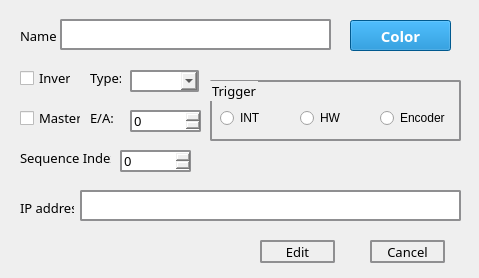
<?xml version="1.0" encoding="UTF-8"?>
<ui version="4.0">
 <class>SetSensor</class>
 <widget class="QWidget" name="SetSensor">
  <property name="geometry">
   <rect>
    <x>0</x>
    <y>0</y>
    <width>479</width>
    <height>278</height>
   </rect>
  </property>
  <property name="font">
   <font>
    <family>Microsoft Tai Le</family>
    <pointsize>10</pointsize>
    <weight>50</weight>
    <bold>false</bold>
   </font>
  </property>
  <property name="windowTitle">
   <string>SetSensor</string>
  </property>
  <widget class="QLabel" name="label">
   <property name="geometry">
    <rect>
     <x>20</x>
     <y>25</y>
     <width>41</width>
     <height>21</height>
    </rect>
   </property>
   <property name="text">
    <string>Name</string>
   </property>
   <property name="textFormat">
    <enum>Qt::AutoText</enum>
   </property>
   <property name="wordWrap">
    <bool>false</bool>
   </property>
  </widget>
  <widget class="QLineEdit" name="SensorName_lineEdit">
   <property name="geometry">
    <rect>
     <x>60</x>
     <y>19</y>
     <width>271</width>
     <height>31</height>
    </rect>
   </property>
   <property name="styleSheet">
    <string notr="true">QLineEdit{
    border: 2px solid #8f8f91;
    border-radius: 2px;
}</string>
   </property>
  </widget>
  <widget class="QCheckBox" name="Invert_checkBox">
   <property name="geometry">
    <rect>
     <x>20</x>
     <y>70</y>
     <width>51</width>
     <height>16</height>
    </rect>
   </property>
   <property name="styleSheet">
    <string notr="true"/>
   </property>
   <property name="text">
    <string>Invert</string>
   </property>
  </widget>
  <widget class="QCheckBox" name="Master_checkBox">
   <property name="geometry">
    <rect>
     <x>20</x>
     <y>110</y>
     <width>61</width>
     <height>16</height>
    </rect>
   </property>
   <property name="text">
    <string>Master</string>
   </property>
  </widget>
  <widget class="QGroupBox" name="Trigger_groupBox">
   <property name="geometry">
    <rect>
     <x>210</x>
     <y>80</y>
     <width>251</width>
     <height>61</height>
    </rect>
   </property>
   <property name="layoutDirection">
    <enum>Qt::LeftToRight</enum>
   </property>
   <property name="styleSheet">
    <string notr="true">QGroupBox
{
    border: 2px solid #8f8f91;
    border-radius: 2px;
}</string>
   </property>
   <property name="title">
    <string>Trigger</string>
   </property>
   <widget class="QRadioButton" name="INT_radioButton">
    <property name="geometry">
     <rect>
      <x>10</x>
      <y>30</y>
      <width>41</width>
      <height>16</height>
     </rect>
    </property>
    <property name="text">
     <string>INT</string>
    </property>
   </widget>
   <widget class="QRadioButton" name="HW_radioButton">
    <property name="geometry">
     <rect>
      <x>90</x>
      <y>30</y>
      <width>41</width>
      <height>16</height>
     </rect>
    </property>
    <property name="text">
     <string>HW</string>
    </property>
   </widget>
   <widget class="QRadioButton" name="Encode_radioButton">
    <property name="geometry">
     <rect>
      <x>170</x>
      <y>30</y>
      <width>71</width>
      <height>16</height>
     </rect>
    </property>
    <property name="text">
     <string>Encoder</string>
    </property>
   </widget>
  </widget>
  <widget class="QLabel" name="label_2">
   <property name="geometry">
    <rect>
     <x>20</x>
     <y>150</y>
     <width>91</width>
     <height>16</height>
    </rect>
   </property>
   <property name="text">
    <string>Sequence Index:</string>
   </property>
  </widget>
  <widget class="QLabel" name="label_3">
   <property name="geometry">
    <rect>
     <x>20</x>
     <y>200</y>
     <width>54</width>
     <height>16</height>
    </rect>
   </property>
   <property name="text">
    <string>IP address</string>
   </property>
  </widget>
  <widget class="QLineEdit" name="IPAddress_lineEdit">
   <property name="geometry">
    <rect>
     <x>80</x>
     <y>190</y>
     <width>381</width>
     <height>31</height>
    </rect>
   </property>
   <property name="styleSheet">
    <string notr="true">QLineEdit
{
    border: 2px solid #8f8f91;
    border-radius: 2px;
}</string>
   </property>
  </widget>
  <widget class="QLabel" name="label_4">
   <property name="geometry">
    <rect>
     <x>90</x>
     <y>70</y>
     <width>31</width>
     <height>16</height>
    </rect>
   </property>
   <property name="text">
    <string>Type:</string>
   </property>
  </widget>
  <widget class="QComboBox" name="SensorType_comboBox">
   <property name="geometry">
    <rect>
     <x>130</x>
     <y>70</y>
     <width>69</width>
     <height>22</height>
    </rect>
   </property>
   <property name="styleSheet">
    <string notr="true">QComboBox
{
    border: 2px solid #8f8f91;
    border-radius: 2px;
}</string>
   </property>
  </widget>
  <widget class="QLabel" name="label_5">
   <property name="geometry">
    <rect>
     <x>90</x>
     <y>110</y>
     <width>31</width>
     <height>16</height>
    </rect>
   </property>
   <property name="text">
    <string>E/A:</string>
   </property>
  </widget>
  <widget class="QSpinBox" name="spinBox">
   <property name="geometry">
    <rect>
     <x>130</x>
     <y>110</y>
     <width>71</width>
     <height>22</height>
    </rect>
   </property>
   <property name="styleSheet">
    <string notr="true">QSpinBox
{
    border: 2px solid #8f8f91;
    border-radius: 2px;
}</string>
   </property>
  </widget>
  <widget class="QSpinBox" name="SeqIndex_spinBox">
   <property name="geometry">
    <rect>
     <x>120</x>
     <y>150</y>
     <width>71</width>
     <height>22</height>
    </rect>
   </property>
   <property name="styleSheet">
    <string notr="true">QSpinBox
{
    border: 2px solid #8f8f91;
    border-radius: 2px;
}</string>
   </property>
  </widget>
  <widget class="QPushButton" name="ColorSensor_pushButton">
   <property name="geometry">
    <rect>
     <x>350</x>
     <y>20</y>
     <width>101</width>
     <height>31</height>
    </rect>
   </property>
   <property name="font">
    <font>
     <family>Microsoft NeoGothic</family>
     <pointsize>11</pointsize>
     <weight>75</weight>
     <bold>true</bold>
    </font>
   </property>
   <property name="styleSheet">
    <string notr="true">QPushButton { color: white; background-color: rgb(0,125,200) }</string>
   </property>
   <property name="text">
    <string>Color</string>
   </property>
   <property name="autoDefault">
    <bool>false</bool>
   </property>
   <property name="default">
    <bool>false</bool>
   </property>
   <property name="flat">
    <bool>false</bool>
   </property>
  </widget>
  <widget class="QPushButton" name="Edit_pushButton">
   <property name="geometry">
    <rect>
     <x>260</x>
     <y>240</y>
     <width>75</width>
     <height>23</height>
    </rect>
   </property>
   <property name="font">
    <font>
     <family>Microsoft Tai Le</family>
     <pointsize>10</pointsize>
    </font>
   </property>
   <property name="autoFillBackground">
    <bool>false</bool>
   </property>
   <property name="styleSheet">
    <string notr="true">QPushButton {
    border: 2px solid #8f8f91;
    border-radius: 2px;
}
QPushButton:pressed {
	border:2px solid rgb(0,125,200);
}</string>
   </property>
   <property name="text">
    <string>Edit</string>
   </property>
   <property name="default">
    <bool>false</bool>
   </property>
  </widget>
  <widget class="QPushButton" name="Cancel_pushButton">
   <property name="geometry">
    <rect>
     <x>370</x>
     <y>240</y>
     <width>75</width>
     <height>23</height>
    </rect>
   </property>
   <property name="styleSheet">
    <string notr="true">QPushButton {
    border: 2px solid #8f8f91;
    border-radius: 2px;
}
QPushButton:pressed {
	border:2px solid rgb(0,125,200);
}</string>
   </property>
   <property name="text">
    <string>Cancel</string>
   </property>
  </widget>
 </widget>
 <layoutdefault spacing="6" margin="11"/>
 <resources/>
 <connections/>
</ui>
